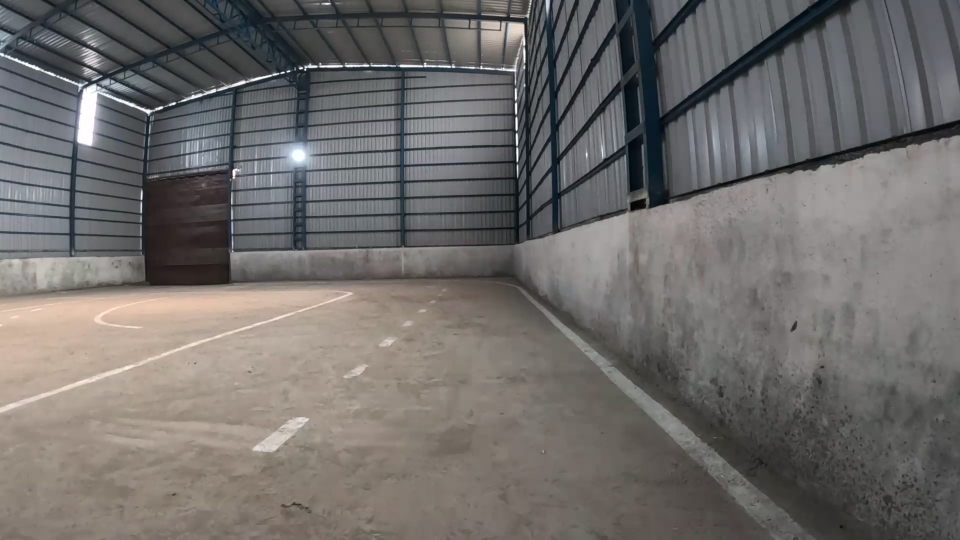
#> input picture Camera_LaneExtraction/camera_image/camera_image10.png, 1920 x 1080 px, given in place of camera_image0.png, which was not available (shown at 1/2 size)
$ python ipm_image.py
#> lines starting #> are read from the running program, lines starting #| are printed output that depends on the picture; pictures that were not available may be replaced by others from this repository, and a replacement may not be noted
from threading import *
import time
import numpy as np
import math
import cv2

'''''
import message_filters
from sensor_msgs.msg import Image
from nav_msgs.msg import OccupancyGrid
from geometry_msgs.msg import PoseStamped

from scipy.special import comb
import sys
from std_msgs.msg import Header, Int32
'''


def do_ipm(image, **kwargs):
    (h, w) = (image.shape[0], image.shape[1])
    ymax = 566
    x1 = w//2 - 386
    x2 = w//2 + 114
    l = 1200
    # Image coordinates after undistortion
    source = np.float32([[24., 539.], [931., 599.], [737., 424.], [361., 426.]])

    # Image coordinates without undistortion
    # source = np.float32([[19., 550.], [1004., 611.], [767., 436.], [374., 431.]])
    destination  = np.float32([[x1, ymax], [x2, ymax], [x2, ymax-l], [x1, ymax-l]])
    M = cv2.getPerspectiveTransform(source, destination)
    warped = cv2.warpPerspective(image, M, (w, h), flags=cv2.INTER_LINEAR, borderMode=cv2.BORDER_CONSTANT, borderValue=0)

    return warped


def undistort( image, camera=1):
    camera_matrix = None
    dist_coeffs = None
    if camera==1: #camera1 parameters - Front Camera
        camera_matrix = np.array([[722.2992, 0,952.2574], [0, 722.1567, 539.8917], [0, 0, 1.000]])
        dist_coeffs = np.array([[-0.2058, 0.0562, 0., 0., 0.]])
    elif camera==0: #camera2 parameters - Left Camera
        camera_matrix = np.array([[841.6960, 0, 617.4311], [0, 840.6221, 388.3993], [0, 0, 1.000]])
        dist_coeffs = np.array([[-0.4017, 0.1730, 0., 0., 0.]])
    elif camera==2: #camera3 parameters - Right Camera
        camera_matrix = np.array([[874.9190, 0, 606.9020], [0, 868.3715, 370.6982], [0, 0, 1.000]])
        dist_coeffs = np.array([[-0.4519, 0.1926, 0., 0., 0.]])
    width, height = np.shape(image)[1], np.shape(image)[0]
    newcameramatrix, _ = cv2.getOptimalNewCameraMatrix(camera_matrix, dist_coeffs, (width, height), 1, (width, height))
    undistorted_image = cv2.undistort(image, camera_matrix, dist_coeffs, None, newcameramatrix)
    return undistorted_image


def straight_lane_detection(image):
    print('Handling Straight Lane')

    # x1, y1, x2, y2, _ = lane_without_stoplines(np.copy(image)) # 2 endpoints of the stopline

    # image[:y1,:] = 0 # region above stopline made empty as it would introduce bias in straight lane prediction
    image=undistort(image)
    image  = cv2.cvtColor(image, cv2.COLOR_BGR2GRAY) # convert image to grayscale
    image  = cv2.resize(image, (1280, 780), interpolation = cv2.INTER_AREA) # remove the bottom portion of image
    warped_image = do_ipm(image) # get bird's eye view of image
    cv2.imwrite('/Users/kshitijvaidya/Desktop/VirtualEnvironment/Camera_LaneExtraction/IPM_Images/IPM_Image'+str(i)+'.png', warped_image)


i=0
while(i<103):
    image= cv2.imread(f'/Users/kshitijvaidya/Desktop/VirtualEnvironment/Camera_LaneExtraction/camera_image/camera_image{i}.png')
#> image is the input picture: shape (1080, 1920, 3); mean B, G, R 107.4, 109.1, 112.1
    straight_lane_detection(image)
#> in undistort, `undistorted_image = cv2.undistort(image, camera_matrix, dist_coeffs, N..`:
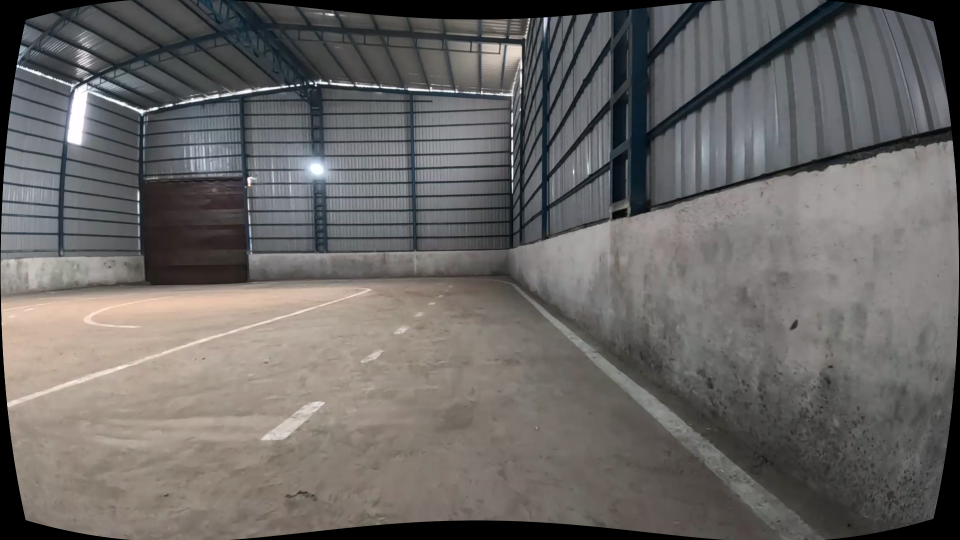
#> undistorted_image: shape (1080, 1920, 3) (shown at 1/2 size); mean B, G, R 101.4, 103.1, 106
#> in straight_lane_detection, `image  = cv2.cvtColor(image, cv2.COLOR_BGR2GRAY)`:
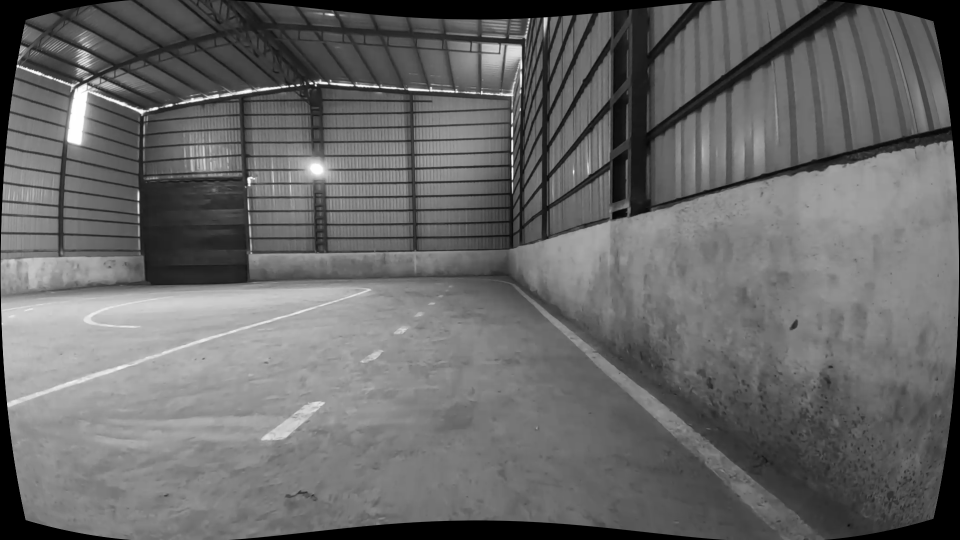
#> image: shape (1080, 1920) (shown at 1/2 size); min 0, max 255, mean 103.7
#> in straight_lane_detection, `image  = cv2.resize(image, (1280, 780), interpolation = cv2.INTER_AREA)`:
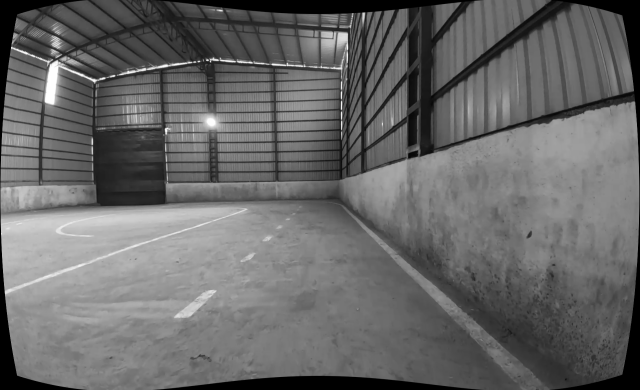
#> image: shape (780, 1280) (shown at 1/2 size); min 0, max 255, mean 103.7
#> in do_ipm, `warped = cv2.warpPerspective(image, M, (w, h), flags=cv2.INTER_LINEAR,..`:
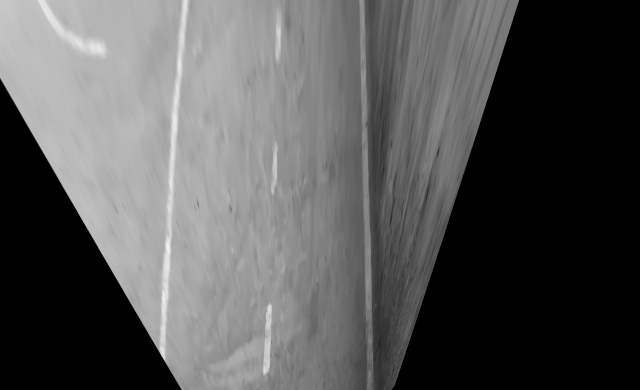
#> warped: shape (780, 1280) (shown at 1/2 size); min 0, max 245, mean 86.2
    i=i+1
#> pass 2 of the loop `while(i<103):`:
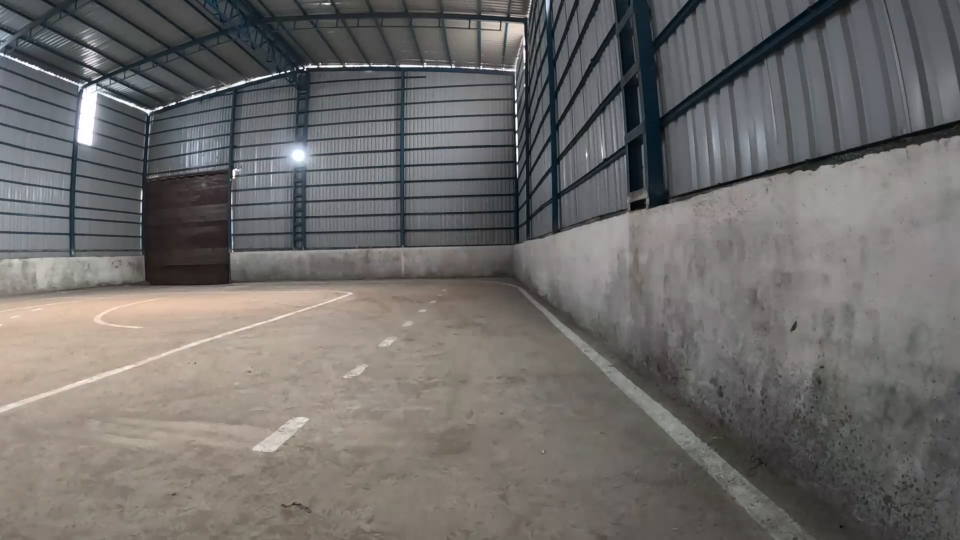
#> input picture Camera_LaneExtraction/camera_image/camera_image101.png, 1920 x 1080 px, given in place of camera_image1.png, which was not available (shown at 1/2 size)
#> image is the input picture: shape (1080, 1920, 3); mean B, G, R 106.2, 107.9, 110.8
#> in straight_lane_detection (call 2), `image  = cv2.resize(image, (1280, 780), interpolation = cv2.INTER_AREA)`:
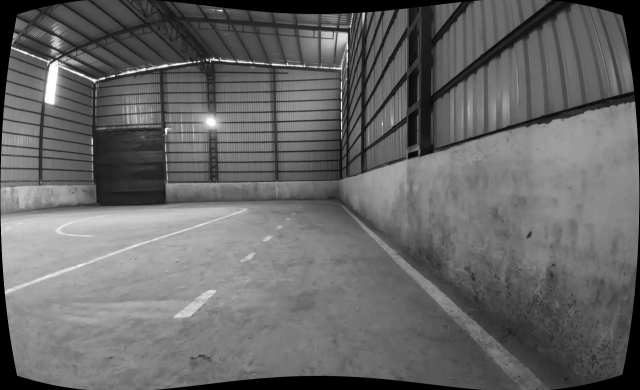
#> image: shape (780, 1280) (shown at 1/2 size); min 0, max 255, mean 102.6
#> in do_ipm (call 2), `warped = cv2.warpPerspective(image, M, (w, h), flags=cv2.INTER_LINEAR,..`:
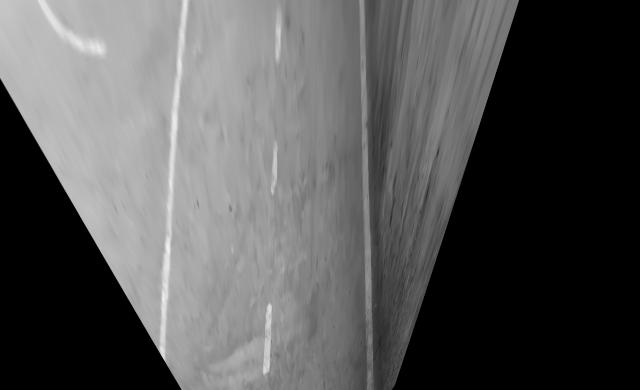
#> warped: shape (780, 1280) (shown at 1/2 size); min 0, max 244, mean 85.8
#> (the run stopped early here; a loop or call above may not have finished)
